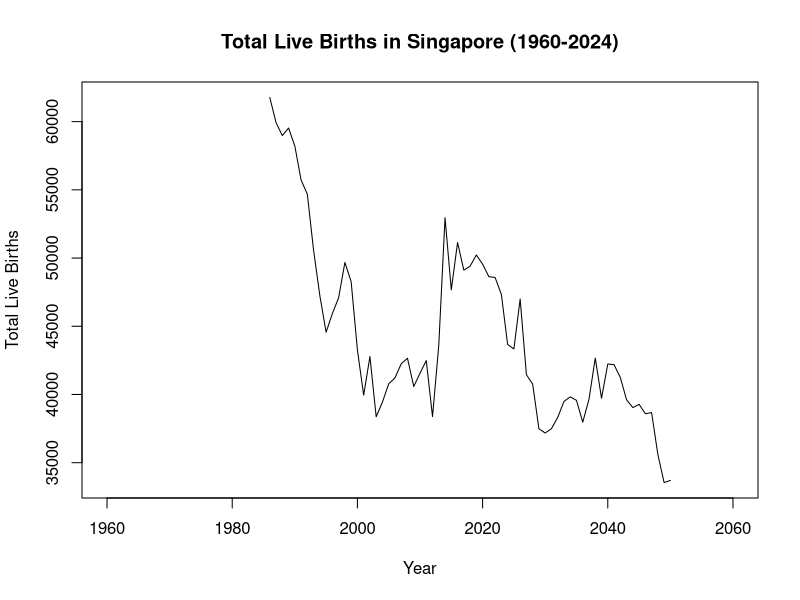
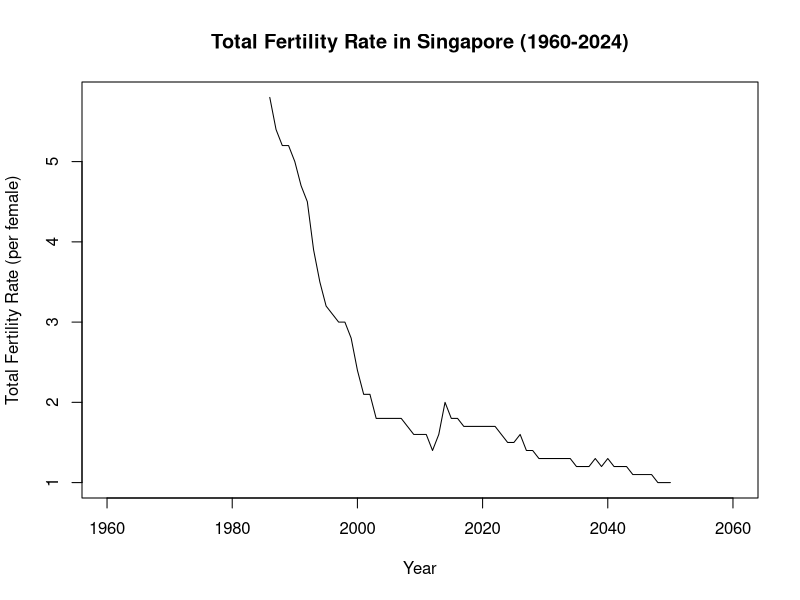
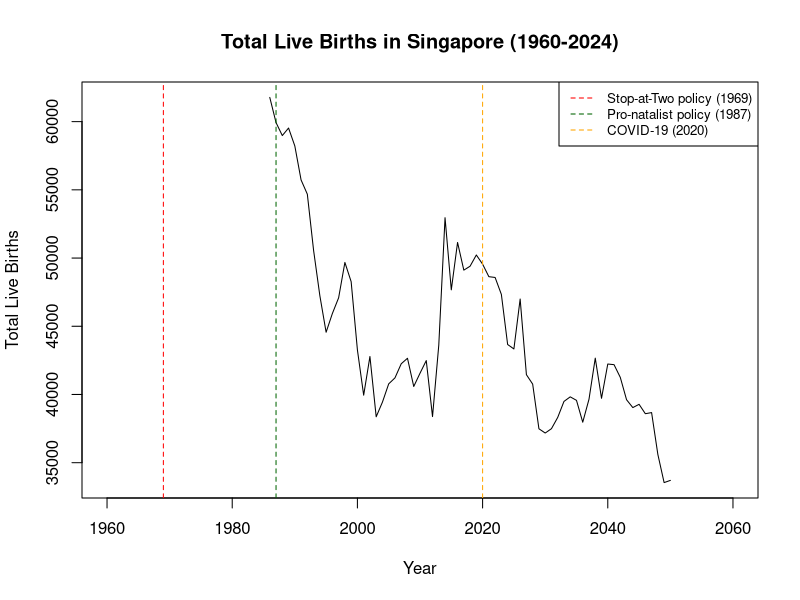
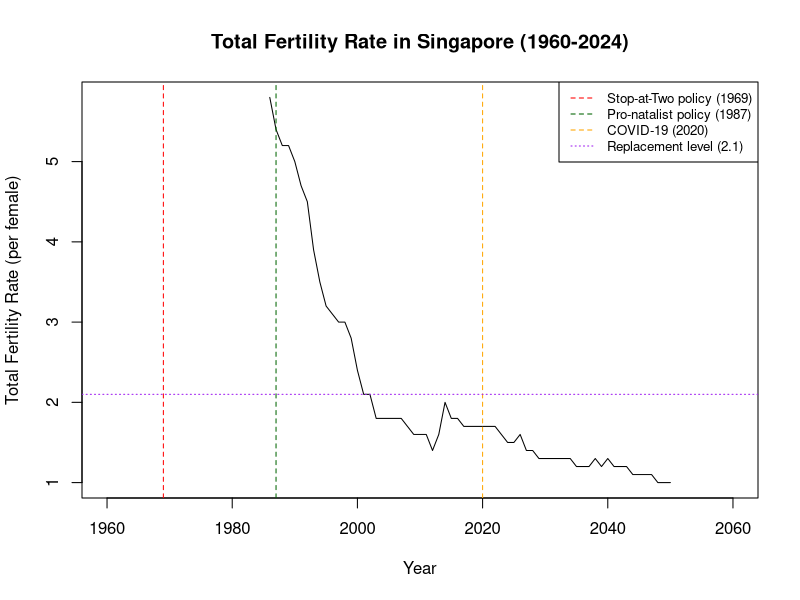

These figures' R source, in order:
## ---- chunk 1
# Load the data
births <- read.csv("singapore_births.csv")

# Rename columns
colnames(births) <- c("Year", "TFR", "TLB")

# Reverse so years go 1960 to 2024
births <- births[nrow(births):1, ]
rownames(births) <- NULL

# Check it looks right
head(births)
tail(births)

# Convert to time series objects
TLB <- ts(births$TLB, start = 1960, frequency = 1)
TFR <- ts(births$TFR, start = 1960, frequency = 1)

# Training period 1960-2012 only
TLB_train <- window(TLB, start = 1960, end = 2012)
TFR_train <- window(TFR, start = 1960, end = 2012)

## ---- chunk 2

# Summary statistics provide a basic numerical description of each series before visual analysis.
# We look at the minimum, maximum, mean and quartiles to understand the overall range and central tendency of TLB and TFR over the full 1960-2024 period.
cat("=== Total Live Births ===\n")
summary(TLB)

cat("\n=== Total Fertility Rate ===\n")
summary(TFR)

## ---- chunk 3
# Plotting the full TLB time series from 1960 to 2024.
plot(TLB,
     main = "Total Live Births in Singapore (1960-2024)",
     ylab = "Total Live Births",
     xlab = "Year")
## ---- chunk 4
plot(TFR,
     main = "Total Fertility Rate in Singapore (1960-2024)",
     ylab = "Total Fertility Rate (per female)",
     xlab = "Year")
## ---- chunk 5
# Reproduce the TLB plot with policy reference lines added at the years where known government interventions occurred

plot(TLB,
     main = "Total Live Births in Singapore (1960-2024)",
     ylab = "Total Live Births",
     xlab = "Year")
# Adding lines to the time series
abline(v = 1969, col = "red",       lty = 2) 
abline(v = 1987, col = "darkgreen", lty = 2)
abline(v = 2020, col = "orange",    lty = 2)

legend("topright",
       legend = c("Stop-at-Two policy (1969)",
                  "Pro-natalist policy (1987)",
                  "COVID-19 (2020)"),
       col    = c("red", "darkgreen", "orange"),
       lty    = 2,
       cex    = 0.8)
## ---- chunk 6
# Reproduce the TFR plot with policy reference lines and the replacement level line

plot(TFR,
     main = "Total Fertility Rate in Singapore (1960-2024)",
     ylab = "Total Fertility Rate (per female)",
     xlab = "Year")

abline(v = 1969, col = "red",       lty = 2)
abline(v = 1987, col = "darkgreen", lty = 2)
abline(v = 2020, col = "orange",    lty = 2)
abline(h = 2.1,  col = "purple",    lty = 3)

legend("topright",
       legend = c("Stop-at-Two policy (1969)",
                  "Pro-natalist policy (1987)",
                  "COVID-19 (2020)",
                  "Replacement level (2.1)"),
       col    = c("red", "darkgreen", "orange", "purple"),
       lty    = c(2, 2, 2, 3),
       cex    = 0.8)
